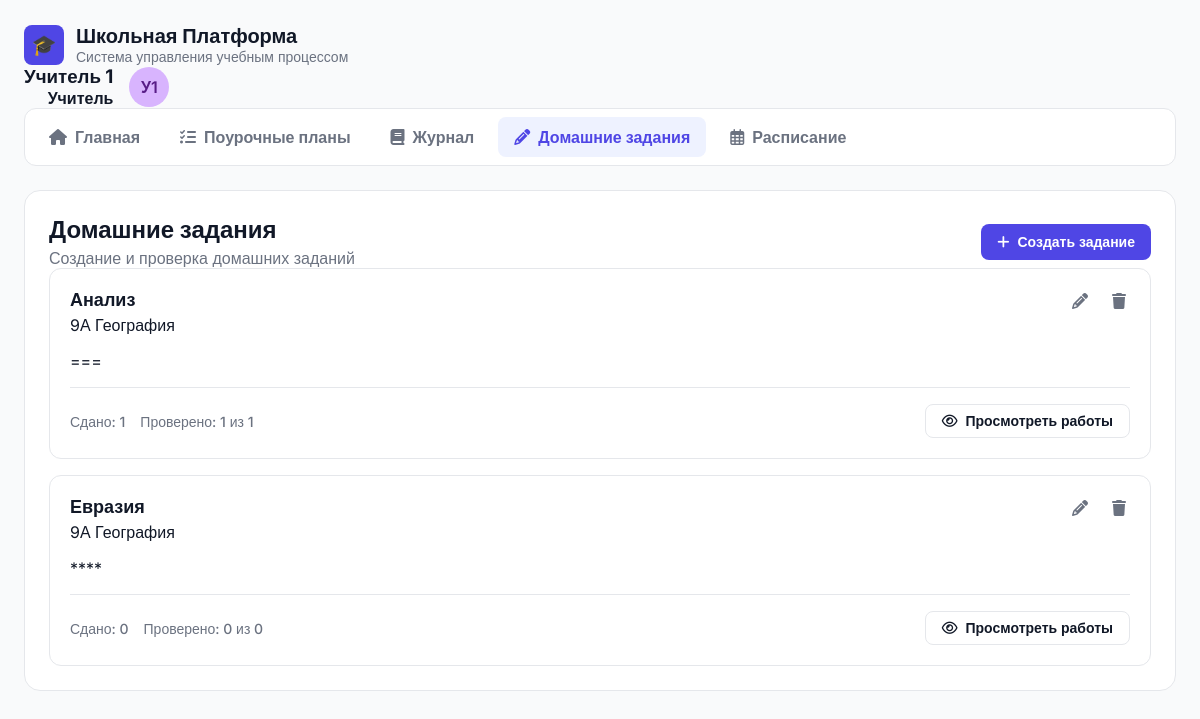
/teacher/homeworks/ (signed in), run on the app's committed database.
### bilimClassApp/models.py (models this page shows, shortened)
class Teacher(models.Model):
    user = models.OneToOneField(User, on_delete=models.CASCADE, primary_key=True)
    school = models.ForeignKey(School, on_delete=models.SET_NULL, null=True, blank=True, verbose_name="Школа")
    subjects = models.ManyToManyField(Subject, blank=True, verbose_name="Предметы, которые преподает")
    class Meta:
        verbose_name = "Учитель"
        verbose_name_plural = "Учителя"

class Homework(models.Model):
    title = models.CharField(max_length=255, verbose_name="Заголовок/Тема задания")
    description = models.TextField(verbose_name="Описание задания")
    school_class = models.ForeignKey(SchoolClass, on_delete=models.CASCADE, related_name='homeworks', verbose_name="Класс")
    subject = models.ForeignKey(Subject, on_delete=models.CASCADE, related_name='homeworks_by_subject', verbose_name="Предмет")
    teacher = models.ForeignKey(Teacher, on_delete=models.SET_NULL, null=True, related_name='created_homeworks', verbose_name="Учитель (автор)")
    attached_file = models.FileField(upload_to='homework_attachments/', blank=True, null=True, verbose_name="Прикрепленный файл")
    created_at = models.DateTimeField(auto_now_add=True, verbose_name="Дата создания")
    due_date = models.DateTimeField(verbose_name="Срок сдачи (дедлайн)")
    class Meta:
        verbose_name = "Домашнее задание"
        verbose_name_plural = "Домашние задания"
        ordering = ['-due_date']

class SchoolClass(models.Model):
    school = models.ForeignKey(School, on_delete=models.CASCADE, verbose_name="Школа")
    name = models.CharField(max_length=10, verbose_name="Название класса (например, 9А)")
    students = models.ManyToManyField(User, related_name='school_classes', blank=True, verbose_name="Ученики")
    class_teacher = models.ForeignKey(Teacher, on_delete=models.SET_NULL, null=True, blank=True, verbose_name="Классный руководитель")
    class Meta:
        verbose_name = "Класс"
        verbose_name_plural = "Классы"
        unique_together = ('school', 'name')
        ordering = ['school', 'name']
    def __str__(self):
        return f"{self.school.name} - {self.name}"

class Subject(models.Model):
    name = models.CharField(max_length=100, unique=True, verbose_name="Название предмета")
    class Meta:
        verbose_name = "Предмет"
        verbose_name_plural = "Предметы"
        ordering = ['name']
    def __str__(self):
        return self.name

### bilimClassApp/views.py (the view)
# urls.py: path('teacher/homeworks/', views.teacher_homework_view, name='teacher_homework'),
@login_required
def teacher_homework_view(request):
    try:
        teacher = request.user.teacher
    except Teacher.DoesNotExist:
        return HttpResponseForbidden("Доступ только для учителей.")
    homeworks = Homework.objects.filter(teacher=teacher).annotate(
        submission_count=Count('submissions'),
        checked_count=Count('submissions', filter=Q(submissions__grade__isnull=False))
    ).prefetch_related('school_class', 'subject')
    form = HomeworkForm(teacher=teacher)
    context = {
        'teacher': teacher,
        'homework_form': form, # Передаем форму в шаблон
        'homeworks': homeworks, # Передаем список ДЗ
    }
    return render(request, 'bilimClassApp/teacher_homework.html', context)

### bilimClassApp/templates/bilimClassApp/teacher_homework.html (shortened to what this page needs)
{% load static %}
<!DOCTYPE html>
<html lang="ru">
<head>
    <link rel="stylesheet" href="{% static 'bilimClassApp/css/base.css' %}">
    <link rel="stylesheet" href="https://cdnjs.cloudflare.com/ajax/libs/font-awesome/6.1.1/css/all.min.css">
    <link rel="stylesheet" href="{% static 'bilimClassApp/css/teacher_homework.css' %}">
</head>
<body>
<div class="container">
    <header class="header">
        <div class="logo-section">
            <div class="logo-icon">🎓</div>
            <div>
                <h1>Школьная Платформа</h1>
                <p>Система управления учебным процессом</p>
            </div>
        </div>
        <div class="user-section">
            <div class="user-info">
                <h3>{{ teacher.user.get_full_name }}</h3>
                <p>Учитель</p>
            </div>
            <div class="user-avatar">{{ teacher.user.first_name|first }}{{ teacher.user.last_name|first }}</div>
        </div>
    </header>
    <nav class="main-nav">
        <ul>
            <li><a href="{% url 'teacher_dashboard' %}"><i class="fas fa-home"></i> Главная</a></li>
            <li><a href="#"><i class="fas fa-tasks"></i> Поурочные планы</a></li>
            <li><a href="{% url 'teacher_journal' %}"><i class="fas fa-book"></i> Журнал</a></li>
            <li><a href="{% url 'teacher_homework' %}" class="active"><i class="fas fa-pencil-alt"></i> Домашние задания</a></li>
            <li><a href="#"><i class="far fa-calendar-alt"></i> Расписание</a></li>
        </ul>
    </nav>
    <main class="homework-widget">
        <div class="widget-header">
            <div class="widget-title">
                <h2>Домашние задания</h2>
                <p>Создание и проверка домашних заданий</p>
            </div>
            <button class="btn-create"><i class="fas fa-plus"></i> Создать задание</button>
        </div>
        <div class="homework-list" id="homework-list-container">
            {% for hw in homeworks %}
            <div class="homework-card" id="hw-card-{{ hw.pk }}">
                <div class="hw-card-header">
                    <div class="hw-title-group">
                        <h3>{{ hw.title }}</h3>
                        <span class="hw-tag">{{ hw.school_class.name }}</span>
                        <span class="hw-tag">{{ hw.subject.name }}</span>
                    </div>
                    <div class="hw-actions">
                        <button class="edit-btn" data-hw-pk="{{ hw.pk }}"><i class="fas fa-pencil-alt"></i></button>
                        <button class="delete-btn" data-hw-pk="{{ hw.pk }}"><i class="fas fa-trash"></i></button>
                    </div>
                </div>
                <p class="hw-description">{{ hw.description }}</p>
                <div class="hw-card-footer">
                    <div class="hw-stats">
                        <span>Сдано: {{ hw.submission_count }}</span> &nbsp;&nbsp;
                        <span>Проверено: {{ hw.checked_count }} из {{ hw.submission_count }}</span>
                    </div>
                    <button class="btn-view-submissions" data-hw-pk="{{ hw.pk }}" data-hw-title="{{ hw.title }}" data-hw-info="{{ hw.school_class.name }} • {{ hw.subject.name }}">
                        <i class="far fa-eye"></i>
                        Просмотреть работы
                    </button>
                </div>
            </div>
            {% empty %}
            <p id="no-homeworks-message" style="text-align:center; color: var(--text-secondary); padding: 20px;">Вы еще не создали ни одного домашнего задания.</p>
            {% endfor %}
        </div>
    </main>
</div>
</body>
</html>

### bilimClassApp/static/bilimClassApp/css/base.css (style rules this page uses)
:root { --bg-main: #F9FAFB; --bg-widget: #FFFFFF; --text-primary: #111827; --text-secondary: #6B7280; --border-color: #E5E7EB; --accent-primary: #4F46E5; --accent-light: #EEF2FF; --accent-red: #EF4444; --accent-green: #059669; --status-pending-bg: #FEF3C7; --status-pending-text: #92400E; --status-review-bg: #DBEAFE; --status-review-text: #1E40AF; --status-checked-bg: #D1FAE5; --status-checked-text: #065F46; --grade-5-bg: #D1FAE5; --grade-5-text: #065F46; --grade-4-bg: #DBEAFE; --grade-4-text: #1E40AF; --grade-3-bg: #FEF3C7; --grade-3-text: #92400E; }
* { margin: 0; padding: 0; box-sizing: border-box; }
body { font-family: 'Inter', sans-serif; background-color: var(--bg-main); color: var(--text-primary); }
.container { max-width: 1400px; margin: 0 auto; padding: 24px; }
.logo-section { display: flex; align-items: center; gap: 12px; }
.logo-icon { width: 40px; height: 40px; background-color: var(--accent-primary); border-radius: 8px; color: white; display: grid; place-items: center; font-size: 20px; font-weight: 700; }
.logo-section h1, .logo-section h2 { font-size: 20px; font-weight: 700; margin: 0; }
.logo-section p, .logo-section span { font-size: 14px; color: var(--text-secondary); }
.user-section { display: flex; align-items: center; gap: 16px; }
.user-info { text-align: right; }
.user-info p { font-weight: 600; }
.user-avatar { width: 40px; height: 40px; border-radius: 50%; background-color: #D8B4FE; color: #581C87; display: grid; place-items: center; font-weight: 600; }
.main-nav { background-color: var(--bg-widget); border: 1px solid var(--border-color); border-radius: 12px; padding: 8px; margin-bottom: 24px; }
.main-nav ul { display: flex; list-style: none; gap: 8px; }
.main-nav a { display: flex; align-items: center; gap: 8px; padding: 10px 16px; text-decoration: none; color: var(--text-secondary); font-weight: 600; border-radius: 8px; transition: all 0.2s; }
.main-nav a.active { background-color: var(--accent-light); color: var(--accent-primary); }

### bilimClassApp/static/bilimClassApp/css/teacher_homework.css (style rules this page uses)
.homework-widget { background-color: var(--bg-widget); border: 1px solid var(--border-color); border-radius: 16px; padding: 24px; }
.widget-header { display: flex; justify-content: space-between; align-items: center; }
.widget-title h2 { font-size: 24px; font-weight: 700; }
.widget-title p { color: var(--text-secondary); margin-top: 4px; }
.btn-create { display: flex; align-items: center; gap: 8px; padding: 10px 16px; background: var(--accent-primary); color: white; border: none; border-radius: 8px; font-size: 14px; font-weight: 600; cursor: pointer; }
.homework-list { display: flex; flex-direction: column; gap: 16px; }
.homework-card { border: 1px solid var(--border-color); border-radius: 12px; padding: 20px; display: flex; flex-direction: column; gap: 16px; }
.hw-card-header { display: flex; justify-content: space-between; align-items: flex-start; gap: 16px; }
.hw-card-header h3 { font-size: 18px; font-weight: 600; margin-bottom: 4px; }
.hw-actions { display: flex; gap: 16px; flex-shrink: 0; }
.hw-actions button { background: none; border: none; cursor: pointer; color: var(--text-secondary); font-size: 16px; padding: 4px; }
.hw-card-footer { margin-top: auto; padding-top: 16px; border-top: 1px solid var(--border-color); display: flex; justify-content: space-between; align-items: center; }
.hw-stats { font-size: 14px; color: var(--text-secondary); font-weight: 500; }
.btn-view-submissions { display: flex; align-items: center; gap: 8px; padding: 8px 16px; border: 1px solid var(--border-color); border-radius: 8px; background: none; font-weight: 600; font-size: 14px; cursor: pointer; color: var(--text-primary); }

### data on the page
Teacher: user.get_full_name "Учитель 1", user.first_name|first "У", user.last_name|first "1"
Homework: title "Анализ", school_class.name "9А", subject.name "География", description "===", submission_count "1", checked_count "1"
Homework: title "Евразия", school_class.name "9А", subject.name "География", description "****", submission_count "0", checked_count "0"
